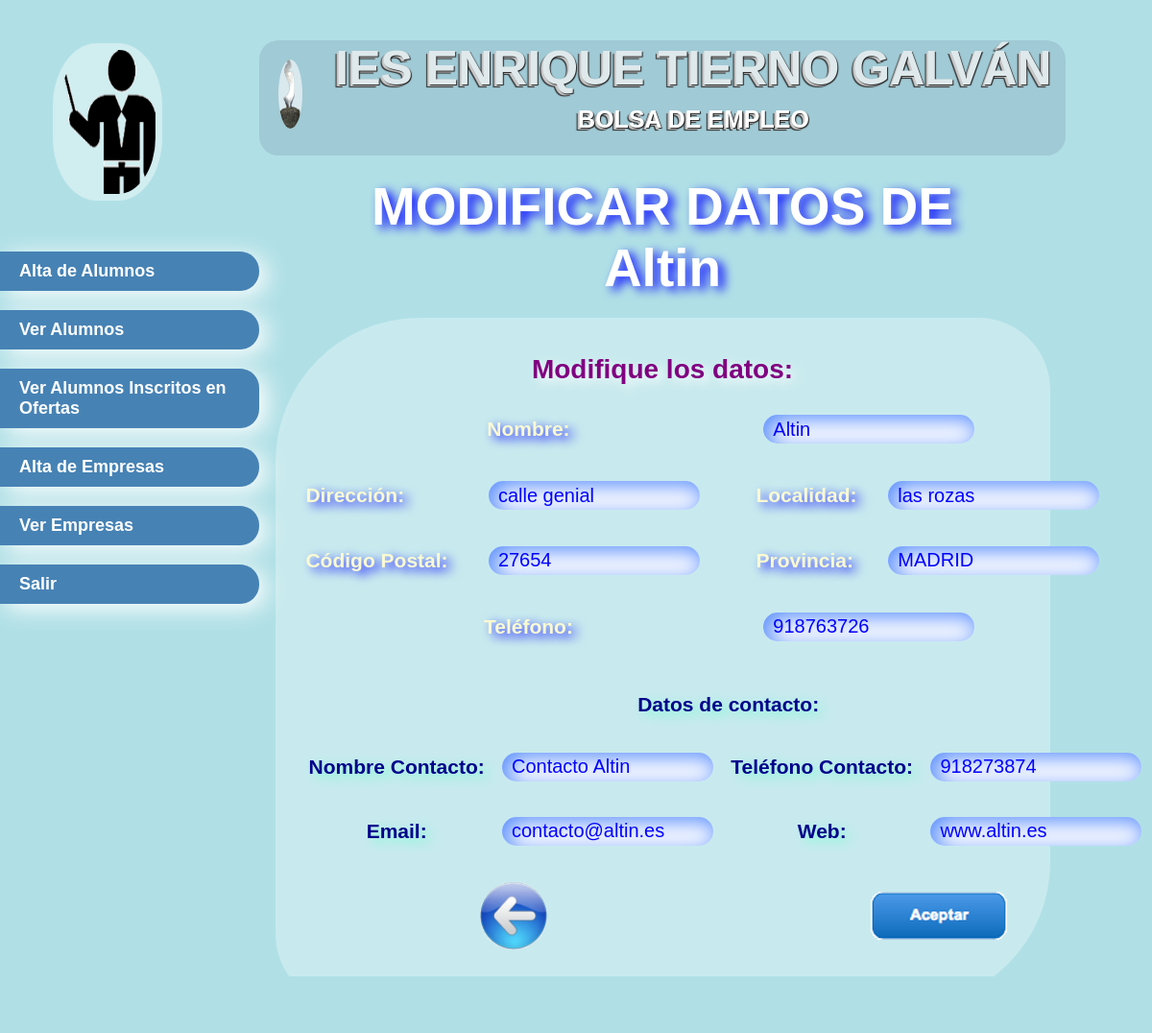
Page /Proyecto/profesor/modif_empresa.php?CIF=A11111111 on the committed database.
### tables this page shows
CREATE TABLE IF NOT EXISTS `empresa` (
  `CIF` varchar(9) NOT NULL,
  `CLAVE` varchar(10) NOT NULL,
  `NOMBRE` varchar(25) NOT NULL,
  `SECTOR` varchar(100) NOT NULL,
  `DIREC` varchar(35) NOT NULL,
  `LOC` varchar(25) NOT NULL,
  `PROV` varchar(20) NOT NULL,
  `CP` varchar(5) NOT NULL,
  `TEL` varchar(11) NOT NULL,
  `WEB` varchar(50) NOT NULL,
  `NOM_REP` varchar(30) NOT NULL,
  `TEL_REP` varchar(11) NOT NULL,
  `MAIL_REP` varchar(50) NOT NULL,
  `FECHA` timestamp NOT NULL DEFAULT CURRENT_TIMESTAMP,
  `FOTO` varchar(50) NOT NULL,
  PRIMARY KEY (`CIF`),
  KEY `CIF` (`CIF`)
);

### Proyecto/profesor/modif_empresa.php (the view, shortened to what this page needs)
<html>
	<head>
		<LINK REL="stylesheet" TYPE="text/css" HREF="estilo.css">
	</head>
	<BODY>
			<?php
				$CIF=$_REQUEST['CIF'];
				$conexion=mysqli_connect("localhost","root","","bolsaempleo") or die("Problemas en la conexion");
				$query= "select * from EMPRESA where CIF= '$CIF'" or die ("Problemas en el select". mysqli_error($conexion));
				$cons=mysqli_query($conexion,$query);
				$fila=mysqli_fetch_array($cons);
			?>
		<div id="menu" class="div">
				<div class="ima">
					<img class="foto" src="/Proyecto/botones/profesores-2.gif">
				</div>
				<div class="ul">
					<ul>
						<a href="alta_alum.php"><li>Alta de Alumnos</li></a>
						<a href="ver_alum.php"><li>Ver Alumnos</li></a>
						<a href="ver_inscritos.php"><li>Ver Alumnos Inscritos en Ofertas</li></a>
						<a href="/Proyecto/empresa/form_empresa.php?n=2"><li>Alta de Empresas</li></a>
						<a href="ver_empresas.php"><li>Ver Empresas</li></a>
						<a href="index.php"><li>Salir</li></a>
					</ul>
				</div>
			</div>
		<div id="pagina" >
			<div id="head">
				<header id="header">
					<div class="titulo">
							<img class="sim" style="float:left;" src="/Proyecto/ies.gif">
							<h1>IES ENRIQUE TIERNO GALVÁN</h1>
							<p>BOLSA DE EMPLEO</p>
					</div>
				</header>
			</div>
				<div id="principal" class="div">
					<h1 class="h1">MODIFICAR DATOS DE <?php echo $fila['NOMBRE'] ?></h1>
					<div id="acceso">
					<P class="pp">Modifique los datos:</P>
						<FORM CLASS="borde" ACTION="modif_empresa2.php?CIF=<?php echo $CIF ?>" METHOD="POST" autocomplete="on" enctype="multipart/form-data">
							<p align="center">
								<table class="tabla" width="888">
									<tr>
										<td colspan="2"><p class="p2">Nombre:</td></p><td colspan="2"><p class="p"><INPUT TYPE="text" maxlength="25" NAME="nombre" required title="Ingrese la Empresa" placeholder="Nombre Empresa" value="<?php echo $fila['NOMBRE'] ?>"></td></p>
									<tr>
										<td><p class="p">Dirección:</td></p><td><p class="p"><INPUT TYPE="text" maxlength="25" NAME="dir" placeholder="Dirección" value="<?php echo $fila['DIREC'] ?>"></td></p>
										<td><p class="p">Localidad:</td></p><td><p class="p"><INPUT TYPE="text" maxlength="25" NAME="loc"   placeholder="Localidad" value="<?php echo $fila['LOC'] ?>"></td></p>
									</tr>
									<tr>
										<td><p class="p">Código Postal:</td></p><td><p class="p"><INPUT TYPE="text" maxlength="5" NAME="cp" placeholder="Código Postal" value="<?php echo $fila['CP'] ?>"></td></p>
										<td><p class="p">Provincia:</td></p><td><p class="p">
											<input class="prov" list="prov" name="prov" value="<?php echo $fila['PROV'] ?>">
											</td></p>
									</tr>
										<?php
												$conexion=mysqli_connect("localhost","root","","bolsaempleo") or die("Problemas en la conexion");
												$query= "select * from EMPRESA where CIF= '$CIF'" or die ("Problemas en el select". mysqli_error($conexion));
												$cons=mysqli_query($conexion,$query);
												$fila=mysqli_fetch_array($cons);
											?>
									<tr>
										<td colspan="2"><p class="p2" >Teléfono:</td></p><td colspan="2"><p class="p"><INPUT TYPE="text" maxlength="11" NAME="tel" placeholder="Teléfono" value="<?php echo $fila['TEL'] ?>"></td></p>
									</tr>
									<tr>
													<table width="888">
														<tr >
															<td colspan="4"><p class="p1">Datos de contacto:</td></p>
														</tr>
														<tr>
															<td><p class="p1">Nombre Contacto:</td></p><td><p class="p1"><INPUT TYPE="text" maxlength="25" NAME="nom_con" required title="Ingrese un Contacto" placeholder="Nombre Contacto" value="<?php echo $fila['NOM_REP'] ?>"></td></p>
															<td><p class="p1">Teléfono Contacto:</td></p><td><p class="p1"><INPUT TYPE="text" maxlength="11" NAME="tel_con" placeholder="Teléfono Contacto" value="<?php echo $fila['TEL_REP'] ?>"></td></p>
														</tr>
														<tr>
															<td><p class="p1">Email:</td></p><td><p class="p1"><INPUT TYPE="email" NAME="mail_con"  placeholder="example@domain.com" required value="<?php echo $fila['MAIL_REP'] ?>"></td></p>
															<td><p class="p1">Web:</td></p><td><p class="p1"><INPUT TYPE="text" NAME="web"   placeholder="Página Web" required value="<?php echo $fila['WEB'] ?>"></td></p>
														</tr>
														<tr>
															<td colspan="2" class="p1"><p><a href="ver_empresas.php"><img class="b" src="/Proyecto/botones/volver-2.gif"></a></p></td>
															<td colspan="4"><p align="center"><INPUT TYPE="submit" NAME="aceptar" VALUE=""></p></td>
														</tr>
													</table>
									</tr>
						</FORM>
					</div>
				</div>
		</div>
	</BODY>
</HTML>

### Proyecto/profesor/estilo.css (style rules this page uses)
* { margin:0px; padding:0px; }
html { font-family: Geneva, sans-serif; background-color:PowderBlue; }
header#header { margin: 30px auto; width:840px; height:100px; }
div.titulo { text-align:center; height:120px; color: #dfe9ec; font: bold 25px 'Myriad Pro',Arial,Helvetica,sans-serif; background:#a0cad5; width:100%; text-shadow: 1px 1px 1px #222, -2px 2px 1px #ccc, -3px 3px 1px #222; border-radius:20px 20px 20px 20px; }
img.sim { margin:20px; padding:20px auto; background-color: rgba(255,255,255,.6); width:25px; border-radius:50%; transition:box-shadow .4s; }
input[type=text], input[type=number], input[type=password] { margin: 5px; padding: 0 10px; width: 300px; height: 55px; color: SkyBlue; background: white; border: 55px; font-size: 20px; border-radius: 12px; -moz-outline-radius: 8px; -webkit-box-shadow: inset 4px 4px 4px blue; }
input[type=submit] { border-style: none; border-color: inherit; border-width: 0; background: url('/Proyecto/botones/aceptar-3.gif') no-repeat 0 0; cursor: pointer; width: 142px; height: 50px; text-align: left; }
img.foto { width:100px; height: 150px; display: block; margin: 5px 22px 22px 55px; background-color: rgba(255,255,255,.4); padding: 4%; border-radius:40%; transition:box-shadow .4s; }
div#menu ul li { margin-top:20px; font: bold 18px 'Comic Sans MS',Arial,Helvetica,sans-serif; text-decoration:none; background-color: SteelBlue; width:250px; padding-top:10px; padding-bottom:10px; border-radius:0px 20px 20px 0px; padding-left:20px; -moz-box-shadow: 17px 6px 41px cyan; -webkit-box-shadow: 7px 5px 24px white; -webkit-transition:padding-left 0.9s; color: white; }
a:link { text-decoration:none; }
div#menu { width: 15%; float:left; margin-top:20px; height: 100%; position:relative; display:block; }
div#pagina { margin: 1% auto; width: 85%; float: left; height: auto; }
div#principal { width: auto; height: auto; margin: 2%; }
.h1 { color: white; font: bold 55px 'Comic Sans MS',Arial,Helvetica,sans-serif; text-shadow:6px 4px 11px blue; text-align:center; }
p { margin:20px auto; color: white; font: bold 25px 'Myriad Pro',Arial,Helvetica,sans-serif; }
.ima { position:absolute; display:block; margin: 20px 0px 0px 0px; }
.ul { margin: 222px 0px 0px 0px; position:absolute; display:block; }

### Proyecto/profesor/modif_empresa.php (style rules this page uses)
img.foto { width:100px; height: 150px; display: block; margin: 5px 22px 22px 55px; background-color: rgba(255,255,255,.4); padding: 4%; border-radius:40%; transition:box-shadow .4s; }
a:link { text-decoration:none; }
div#menu { width: 15%; float:left; margin-top:20px; height: 100%; position:relative; display:block; }
div#pagina { margin: 1% auto; width: 85%; float: left; height: auto; }
div#principal { width: auto; height: auto; margin: 4%; }
.h1 { margin: 0px 110px 20px 110px; color: white; font: bold 55px 'Comic Sans MS',Arial,Helvetica,sans-serif; text-shadow:6px 4px 11px blue; text-align:center; }
p { margin:10px auto; color: white; font: bold 25px 'Myriad Pro',Arial,Helvetica,sans-serif; }
img.sim { margin:20px; padding:20px auto; background-color: rgba(255,255,255,.6); width:25px; border-radius:50%; transition:box-shadow .4s; }
.ima { position:absolute; display:block; margin: 20px 0px 0px 0px; }
.ul { margin: 222px 0px 0px 0px; position:absolute; display:block; }
.p { padding: 1%; text-align: left; color: LightGoldenrodYellow; font: bold 21px Comic Sans MS,Arial,Helvetica,sans-serif; text-shadow:6px 4px 11px blue; }
.p2 { padding: 1%; text-align: center; color: LightGoldenrodYellow; font: bold 21px Comic Sans MS,Arial,Helvetica,sans-serif; text-shadow:6px 4px 11px blue; }
.p1 { padding: 1%; text-align: center; color: darkblue; font: bold 21px Comic Sans MS,Arial,Helvetica,sans-serif; text-shadow:6px 4px 11px aquamarine; }
.pp { text-align: center; color: purple; font: bold 28px Comic Sans MS,Arial,Helvetica,sans-serif; text-shadow:6px 4px 11px white; }
input[type=text], input[type=date], input[type=password], input[type=email], .prov { margin: 5px; padding: 0 10px; width: 220px; height: 30px; color: Blue; background: white; border: 100px; font-size: 20px; border-radius: 18px; -moz-outline-radius: 8px; -webkit-box-shadow: inset 5px 5px 22px rgba(11, 88, 255, 0.7); }
div#acceso { width: 80%; border-radius:150px 75px 150px 75px; text-align:center; margin: 5px auto; height: auto; font: bold 15px 'Futura',Arial,Helvetica,sans-serif; padding: 3%; background: rgba(255, 255, 255, 0.3); }
.b { width: 70px; height: 70px; }

### rows in the picture
empresa: NOMBRE "Altin", nombre "Altin", dir "calle genial", loc "las rozas", cp "27654", prov "MADRID", tel "918763726", nom_con "Contacto Altin", tel_con "918273874", mail_con "contacto@altin.es", web "www.altin.es"
